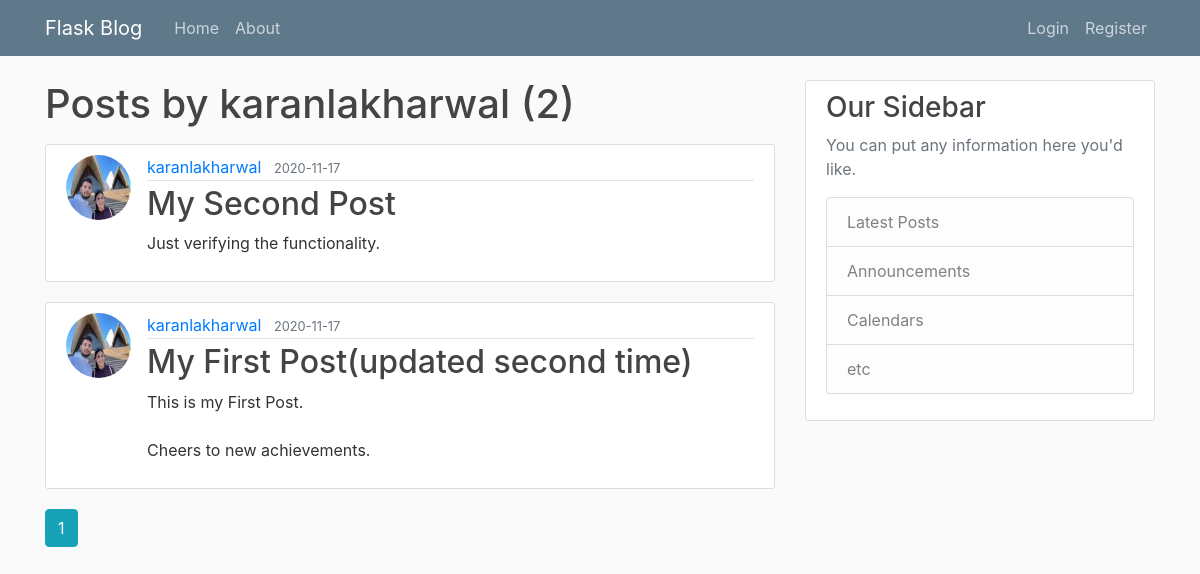
The app's page /user/karanlakharwal, older data.
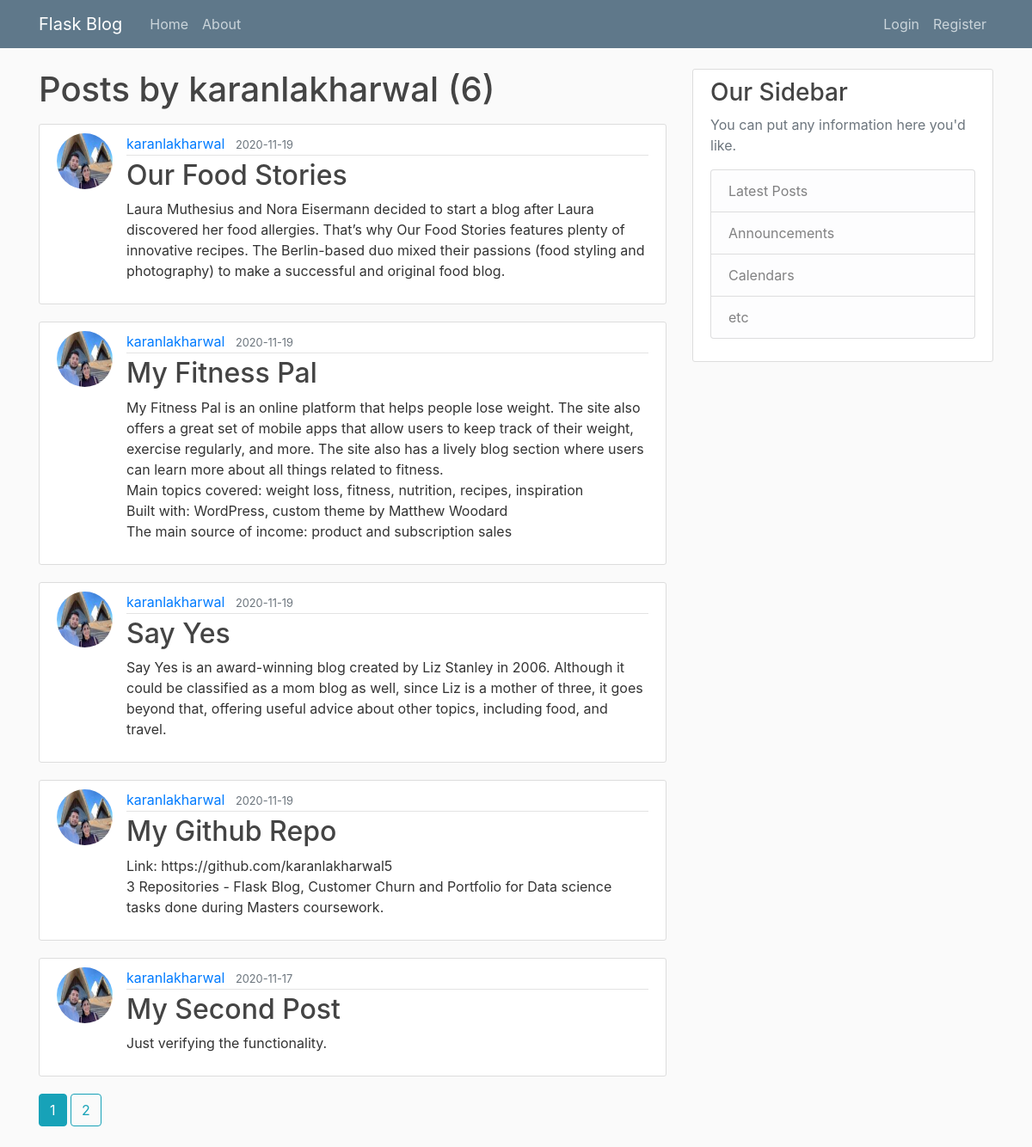
The same page, newer data.
### FlaskBlog/models.py (models this page shows, shortened)
class User(db.Model, UserMixin):
    id = db.Column(db.Integer, primary_key=True)
    username = db.Column(db.String(20), unique=True, nullable=False)
    email = db.Column(db.String(120), unique=True, nullable=False)
    image_file = db.Column(db.String(20), nullable=False, default='default.jpg')
    password = db.Column(db.String(60), nullable=False)
    posts = db.relationship('Post', backref='author', lazy=True)

class Post(db.Model):
    id = db.Column(db.Integer, primary_key=True)
    title = db.Column(db.String(100), nullable=False)
    date_posted = db.Column(db.DateTime, nullable=False, default=datetime.utcnow)
    content = db.Column(db.Text, nullable=False)
    user_id = db.Column(db.Integer, db.ForeignKey('user.id'), nullable=False)

### FlaskBlog/routes.py (the view)
@app.route('/user/<string:username>')
def user_posts(username):
    page = request.args.get('page',1,type=int)
    user = User.query.filter_by(username=username).first_or_404()
    posts =Post.query.filter_by(author=user)\
        .order_by(Post.date_posted.desc())\
        .paginate(page=page, per_page=5)
    return render_template('user_posts.html', posts=posts,user=user)

### FlaskBlog/templates/user_posts.html
{% extends 'layout.html' %}
{% block content %}
    <h1 class="mb-3">Posts by {{ user.username }} ({{ posts.total }})</h1>
    {% for post in posts.items %}
    <article class="media content-section">
      <img class="rounded-circle article-img" src="{{ url_for('static',filename='profile_pics/'+ post.author.image_file)}}">
      <div class="media-body">
        <div class="article-metadata">
          <a class="mr-2" href="{{ url_for('user_posts',username=post.author.username) }}">{{ post.author.username }}</a>
          <small class="text-muted">{{ post.date_posted.strftime('%Y-%m-%d') }}</small>
        </div>
        <h2><a class="article-title" href="{{url_for('post',post_id=post.id)}}">{{ post.title }}</a></h2>
        <p class="article-content">{{ post.content }}</p>
      </div>
    </article>
    {% endfor %}
    {% for page_num in posts.iter_pages(left_edge=1,right_edge=1,left_current=1, right_current=2) %}
        {% if page_num %}
            {% if posts.page == page_num %}
                <a class="btn btn-info mb-4" href="{{url_for('user_posts', username=user.username, page=page_num)}}">{{ page_num }}</a>
            {% else %}
                <a class="btn btn-outline-info mb-4" href="{{url_for('user_posts', username=user.username, page=page_num)}}">{{ page_num }}</a>
            {% endif %}
        {% else %}
            ...
        {% endif %}
    {% endfor %}
{% endblock content %}

### FlaskBlog/templates/layout.html (shortened to what this page needs)
<!DOCTYPE html>
<html lang="en" dir="ltr">
    <head>
        <link rel="stylesheet" href="https://stackpath.bootstrapcdn.com/bootstrap/4.3.1/css/bootstrap.min.css">
        <link rel="stylesheet" type="text/css" href="{{ url_for('static', filename='main.css')}}">
    </head>
    <body>
        <header class="site-header">
          <nav class="navbar navbar-expand-md navbar-dark bg-steel fixed-top">
            <div class="container">
              <a class="navbar-brand mr-4" href="/">Flask Blog</a>
              <div class="collapse navbar-collapse" id="navbarToggle">
                <div class="navbar-nav mr-auto">
                  <a class="nav-item nav-link" href="/">Home</a>
                  <a class="nav-item nav-link" href="/about">About</a>
                </div>
                <div class="navbar-nav">
                    {% if current_user.is_authenticated %}
                        <a class="nav-item nav-link" href="/post/new">New Post</a>
                        <a class="nav-item nav-link" href="/account">Account</a>
                        <a class="nav-item nav-link" href="/logout">Logout</a>
                    {% else %}
                        <a class="nav-item nav-link" href="/login">Login</a>
                        <a class="nav-item nav-link" href="/register">Register</a>
                    {% endif %}
                </div>
              </div>
            </div>
          </nav>
        </header>
        <main role="main" class="container">
          <div class="row">
            <div class="col-md-8">
              {% block content %}{% endblock %}
            </div>
            <div class="col-md-4">
              <div class="content-section">
                <h3>Our Sidebar</h3>
                <p class='text-muted'>You can put any information here you'd like.
                  <ul class="list-group">
                    <li class="list-group-item list-group-item-light">Latest Posts</li>
                    <li class="list-group-item list-group-item-light">Announcements</li>
                    <li class="list-group-item list-group-item-light">Calendars</li>
                    <li class="list-group-item list-group-item-light">etc</li>
                  </ul>
                </p>
              </div>
            </div>
          </div>
        </main>
    </body>
</html>

### FlaskBlog/static/main.css (style rules this page uses)
body { background: #fafafa; color: #333333; margin-top: 5rem; }
h1, h2, h3, h4, h5, h6 { color: #444444; }
.bg-steel { background-color: #5f788a; }
.site-header .navbar-nav .nav-link { color: #cbd5db; }
.content-section { background: #ffffff; padding: 10px 20px; border: 1px solid #dddddd; border-radius: 3px; margin-bottom: 20px; }
.article-title { color: #444444; }
.article-content { white-space: pre-line; }
.article-img { height: 65px; width: 65px; margin-right: 16px; }
.article-metadata { padding-bottom: 1px; margin-bottom: 4px; border-bottom: 1px solid #e3e3e3 }

Row changes from the older to the newer data that the page shows:
no longer on this page (row unchanged): Post: image_file (picture), author.username "karanlakharwal", date_posted "2020-11-17", title "My First Post(updated second time)", content "This is my First Post. Cheers to new achievements."
added Post: image_file (picture), author.username "karanlakharwal", date_posted "2020-11-19", title "Our Food Stories", content "Laura Muthesius and Nora Eisermann decided to start a blog after Laura discovered her food allergies. That’s why Our Food Stories features plenty of innovative recipes. The Berlin-based duo mixed their passions (food styling and photography) to make a successful and original food blog."
added Post: image_file (picture), author.username "karanlakharwal", date_posted "2020-11-19", title "My Fitness Pal", content "My Fitness Pal is an online platform that helps people lose weight. The site also offers a great set of mobile apps that allow users to keep track of their weight, exercise regularly, and more. The site also has a lively blog section where users can learn more about all things related to fitness. Main topics covered: weight loss, fitness, nutrition, recipes, inspiration Built with: WordPress, custom theme by Matthew Woodard The main source of income: product and subscription sales"
added Post: image_file (picture), author.username "karanlakharwal", date_posted "2020-11-19", title "Say Yes", content "Say Yes is an award-winning blog created by Liz Stanley in 2006. Although it could be classified as a mom blog as well, since Liz is a mother of three, it goes beyond that, offering useful advice about other topics, including food, and travel."
added Post: image_file (picture), author.username "karanlakharwal", date_posted "2020-11-19", title "My Github Repo", content "Link: https://github.com/karanlakharwal5 3 Repositories - Flask Blog, Customer Churn and Portfolio for Data science tasks done during Masters coursework."
Text that changed along with them:
{{ posts.total }}: "2" → "6"
new list line: "2"
